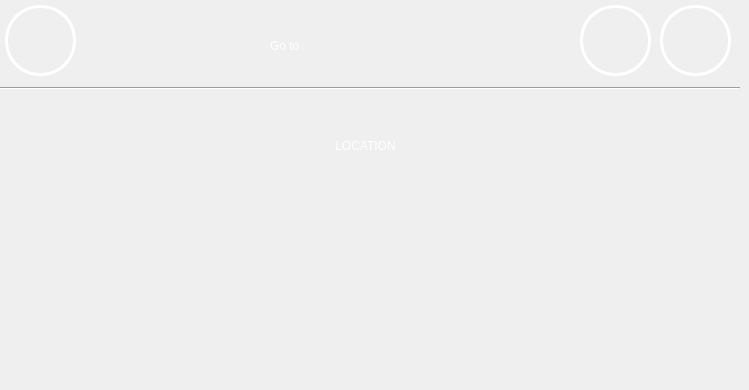
  <widget class="QWidget" name="CONFIRM_DEST">
   <property name="styleSheet">
    <string notr="true">font: 20 &quot;montserrat&quot;;
color: rgb(85, 87, 83);</string>
   </property>
   <widget class="QLabel" name="destination_label">
    <property name="geometry">
     <rect>
      <x>0</x>
      <y>100</y>
      <width>731</width>
      <height>91</height>
     </rect>
    </property>
    <property name="styleSheet">
     <string notr="true">font: 20 40pt &quot;montserrat&quot;;
color: rgb(255, 255, 255);</string>
    </property>
    <property name="text">
     <string>LOCATION</string>
    </property>
    <property name="alignment">
     <set>Qt::AlignCenter</set>
    </property>
    <property name="wordWrap">
     <bool>true</bool>
    </property>
   </widget>
   <widget class="QPushButton" name="yes_go">
    <property name="geometry">
     <rect>
      <x>290</x>
      <y>230</y>
      <width>151</width>
      <height>151</height>
     </rect>
    </property>
    <property name="styleSheet">
     <string notr="true"/>
    </property>
    <property name="text">
     <string/>
    </property>
    <property name="icon">
     <iconset>
      <normaloff>icons/UI Icons/tick_grey2.png</normaloff>icons/UI Icons/tick_grey2.png</iconset>
    </property>
    <property name="iconSize">
     <size>
      <width>140</width>
      <height>140</height>
     </size>
    </property>
    <property name="flat">
     <bool>true</bool>
    </property>
   </widget>
   <widget class="QLabel" name="go_to_label">
    <property name="geometry">
     <rect>
      <x>270</x>
      <y>20</y>
      <width>171</width>
      <height>51</height>
     </rect>
    </property>
    <property name="styleSheet">
     <string notr="true">font: 20 46pt &quot;montserrat&quot;;
color: rgb(255, 255, 255);</string>
    </property>
    <property name="text">
     <string>Go to</string>
    </property>
   </widget>
   <widget class="QPushButton" name="info_6">
    <property name="geometry">
     <rect>
      <x>580</x>
      <y>5</y>
      <width>71</width>
      <height>71</height>
     </rect>
    </property>
    <property name="styleSheet">
     <string notr="true">color: rgb(255, 255, 255);
border-style: solid;
border-width: 3px;
border-radius: 35px;</string>
    </property>
    <property name="text">
     <string/>
    </property>
    <property name="icon">
     <iconset>
      <normaloff>icons/UI Icons/question_grey.png</normaloff>icons/UI Icons/question_grey.png</iconset>
    </property>
    <property name="iconSize">
     <size>
      <width>65</width>
      <height>65</height>
     </size>
    </property>
    <property name="flat">
     <bool>true</bool>
    </property>
   </widget>
   <widget class="QPushButton" name="back_to_prev">
    <property name="geometry">
     <rect>
      <x>5</x>
      <y>5</y>
      <width>71</width>
      <height>71</height>
     </rect>
    </property>
    <property name="autoFillBackground">
     <bool>false</bool>
    </property>
    <property name="styleSheet">
     <string notr="true">color: rgb(255, 255, 255);
border-style: solid;
border-width: 3px;
border-radius: 35px;</string>
    </property>
    <property name="text">
     <string/>
    </property>
    <property name="icon">
     <iconset>
      <normaloff>icons/UI Icons/back_grey.png</normaloff>icons/UI Icons/back_grey.png</iconset>
    </property>
    <property name="iconSize">
     <size>
      <width>65</width>
      <height>65</height>
     </size>
    </property>
    <property name="flat">
     <bool>true</bool>
    </property>
   </widget>
   <widget class="QPushButton" name="exit_6">
    <property name="geometry">
     <rect>
      <x>660</x>
      <y>5</y>
      <width>71</width>
      <height>71</height>
     </rect>
    </property>
    <property name="styleSheet">
     <string notr="true">color: rgb(255, 255, 255);
border-style: solid;
border-width: 3px;
border-radius: 35px;</string>
    </property>
    <property name="text">
     <string/>
    </property>
    <property name="icon">
     <iconset>
      <normaloff>icons/UI Icons/cross.png</normaloff>icons/UI Icons/cross.png</iconset>
    </property>
    <property name="iconSize">
     <size>
      <width>65</width>
      <height>65</height>
     </size>
    </property>
    <property name="flat">
     <bool>true</bool>
    </property>
   </widget>
   <widget class="Line" name="line_6">
    <property name="geometry">
     <rect>
      <x>0</x>
      <y>80</y>
      <width>740</width>
      <height>16</height>
     </rect>
    </property>
    <property name="frameShadow">
     <enum>QFrame::Sunken</enum>
    </property>
    <property name="lineWidth">
     <number>1</number>
    </property>
    <property name="orientation">
     <enum>Qt::Horizontal</enum>
    </property>
   </widget>
   <zorder>line_6</zorder>
   <zorder>destination_label</zorder>
   <zorder>yes_go</zorder>
   <zorder>go_to_label</zorder>
   <zorder>info_6</zorder>
   <zorder>back_to_prev</zorder>
   <zorder>exit_6</zorder>
  </widget>
